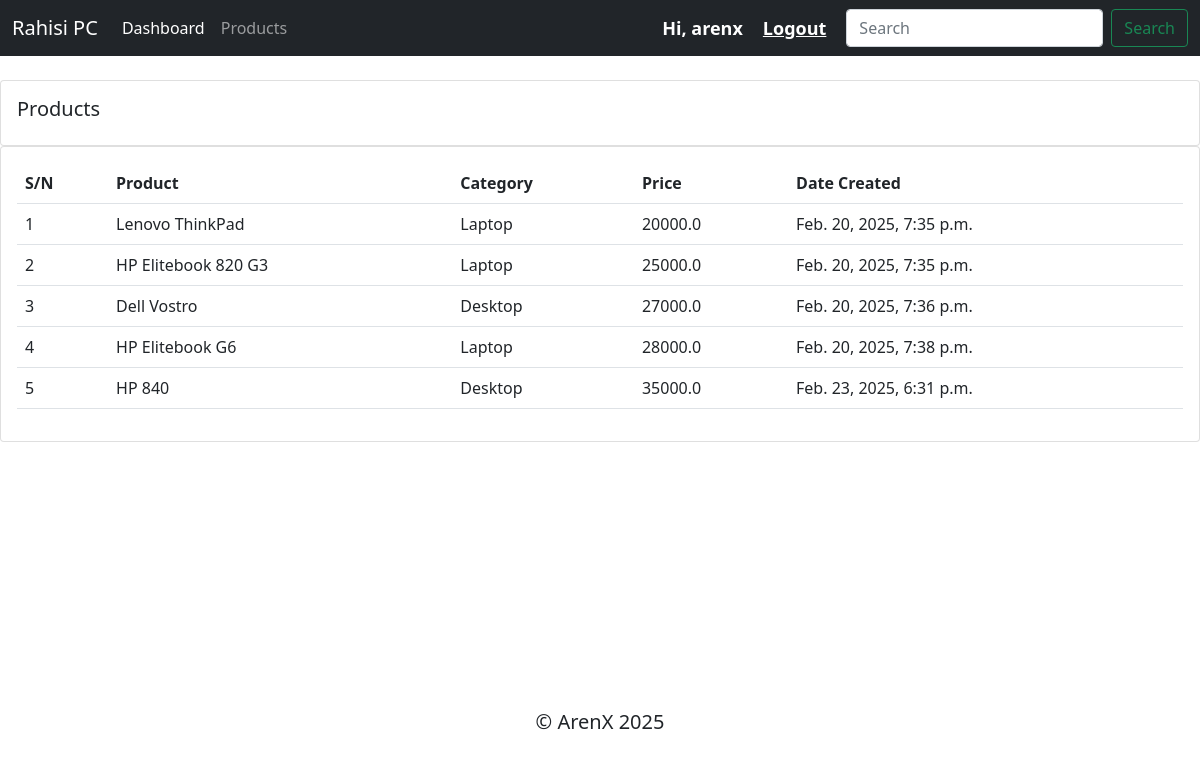
Screenshot of /products/ (signed in) with the database file from the repository.
### accounts/models.py (models this page shows, shortened)
class Product(models.Model):
    CATEGORY = (
        ('Desktop', 'Desktop'),
        ('Laptop', 'Laptop'),
    )
    name = models.CharField(max_length=200, null=True)
    price = models.FloatField(null=True)
    category = models.CharField(max_length=200, null=True, choices=CATEGORY)
    description = models.CharField(max_length=200, null=True)
    date_created = models.DateTimeField(auto_now_add=True, null=True)
    tags = models.ManyToManyField(Tag)

### accounts/decorators.py (the view)
        def wrapper(request, *args, **kwargs):
            group = None
            if request.user.groups.exists():
                group = request.user.groups.all()[0].name
            if group in allowed_roles:
                return view_func(request, *args, **kwargs)
            else:
                return HttpResponse('You are not authorized to view this page!')

### accounts/views.py (called while the page is built)
@login_required(login_url='login')
@allowed_users(allowed_roles=['admin'])
def product(request):
    products = Product.objects.all()
    context = {
        'products' : products
    }
    return render(request, 'accounts/product.html', context)

### accounts/templates/accounts/product.html
{% extends 'accounts/base.html' %}
{% block ufala %}
<br>
<div class="row">
    <div class="col-md">
        <div class="card card-body">
            <h5>Products</h5>
        </div>
        <div class="card card-body">
            <table class="table">
                <tr>
                    <th>S/N</th>
                    <th>Product</th>
                    <th>Category</th>
                    <th>Price</th>
                    <th>Date Created</th>
                </tr>
                {% for product in products %}
                <tr>
                    <td>{{forloop.counter}}</td>
                    <td>{{product.name}}</td>
                    <td>{{product.category}}</td>
                    <td>{{product.price}}</td>
                    <td>{{product.date_created}}</td>
                </tr>
                {% endfor %}
            </table>
        </div>
    </div>
</div>
{% endblock %}

### accounts/templates/accounts/navbar.html (shortened to what this page needs)
<nav class="navbar navbar-expand-lg navbar-dark bg-dark">
    <div class="container-fluid">
      <a class="navbar-brand" href="{% url "home" %}">Rahisi PC</a>
      <div class="collapse navbar-collapse" id="navbarSupportedContent">
        <ul class="navbar-nav me-auto mb-2 mb-lg-0">
          {% if request.user.is_staff %}
          <li class="nav-item">
            <a class="nav-link active" aria-current="page" href="{% url "home" %}">Dashboard</a>
          </li>
          <li class="nav-item">
            <a class="nav-link" href="{% url "product" %}">Products</a>
          </li>
          {% else %}
          <li class="nav-item">
            <a class="nav-link" href="{% url "acc_settings" %}">Settings</a>
          </li>
          {% endif %}
        </ul>
        <span class="msg">Hi, {{request.user}}</span>
        <span><a href="{% url "logout" %}" class="msg">Logout</a></span>
        <form class="d-flex">
          <input class="form-control me-2" type="search" placeholder="Search" aria-label="Search">
          <button class="btn btn-outline-success" type="submit">Search</button>
        </form>
      </div>
    </div>
  </nav>

### accounts/templates/accounts/navbar.html (style rules this page uses)
.msg { font-size: 18px; color: #fff; margin-right: 20px; font-weight: bolder; }

### rows the page displays
Product: name "Lenovo ThinkPad", category "Laptop", price "20000.0", date_created "Feb. 20, 2025, 7:35 p.m."
Product: name "HP Elitebook 820 G3", category "Laptop", price "25000.0", date_created "Feb. 20, 2025, 7:35 p.m."
Product: name "Dell Vostro", category "Desktop", price "27000.0", date_created "Feb. 20, 2025, 7:36 p.m."
Product: name "HP Elitebook G6", category "Laptop", price "28000.0", date_created "Feb. 20, 2025, 7:38 p.m."
Product: name "HP 840", category "Desktop", price "35000.0", date_created "Feb. 23, 2025, 6:31 p.m."

### other values shown
{{ request.user }} "arenx"
